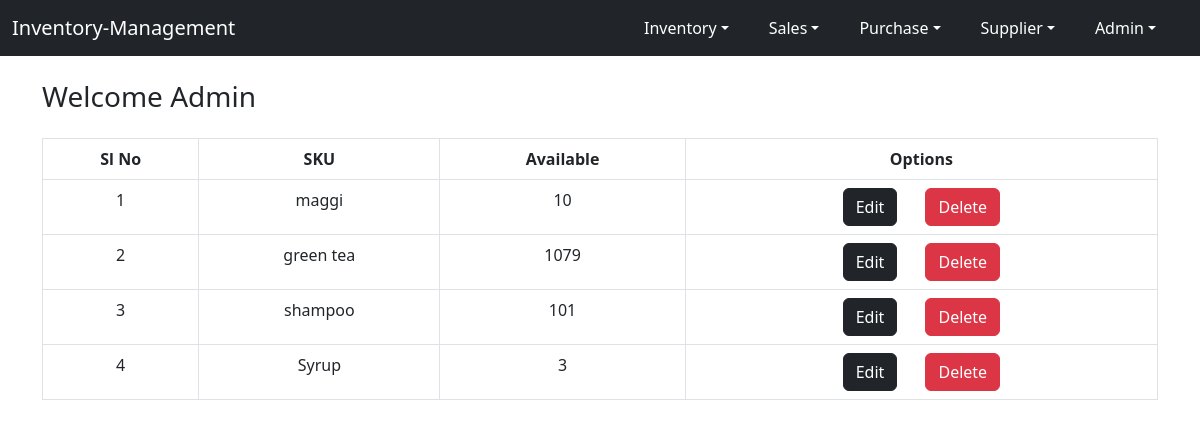
Page /index/ (signed in) on the committed database.
### inventory/models.py (models this page shows, shortened)
class InventoryModel(models.Model):
    sku = models.CharField(max_length=100)
    available_quantity = models.IntegerField()

### inventory/views.py (the view)
# urls.py: path('index/', views.index, name='index'),
@login_required
def index(request):
    model = InventoryModel.objects.all()
    return render(request, 'inventory/index.html', {
        'model': model
    })

### inventory/templates/inventory/index.html (shortened to what this page needs)
{% extends 'base.html' %}
{% block content %}
    <div class='container'>
        <h3 class='mt-4 mb-4'> Welcome {{user.username|capfirst}} </h3>
        <table class="table table-hover table-bordered text-center">
            <thead>
              <tr>
                <th scope="col">Sl No</th>
                <th scope="col">SKU</th>
                <th scope="col">Available</th>
                <th scope="col">Options</th>
              </tr>
            </thead>
            <tbody>
                {% for row in model %}
                    <tr>
                        <td>{{ forloop.counter }}</td>
                        <td>{{ row.sku }}</td>
                        <td>{{ row.available_quantity }}</td>
                        <td><a class='btn btn-dark me-4' href={% url 'edit-stock' row.sku %}>Edit</a>
                            <a class='btn btn-danger' href={% url 'delete-stock' row.sku %}>Delete</a></td>
                    </tr>
                {% endfor %}
            </tbody>
          </table>
    </div>
{% endblock %}

### templates/base.html (shortened to what this page needs)
<!DOCTYPE html>
<html lang="en">
<head>
    <link href="https://cdn.jsdelivr.net/npm/bootstrap@5.2.0-beta1/dist/css/bootstrap.min.css" rel="stylesheet">
</head>
<body>
    <nav class="navbar navbar-expand-lg navbar-dark bg-dark">
        <div class="container-fluid">
            {% if not user.is_authenticated %}
                <a class="navbar-brand" href="{% url 'sign-in' %}">
                    Inventory-Management
                </a>
            {% else %}
                <a class="navbar-brand" href="{% url 'index' %}">
                    Inventory-Management
                </a>
            {% endif %}
            <ul class="nav justify-content-end ">
                {% if not user.is_authenticated %}
                    <li class="nav-item">
                        <a class="nav-link text-white" href="{% url 'sign-up' %}">Sign Up</a>
                    </li>
                 {% else %}
                    <div class="collapse navbar-collapse" id="navbarNavDarkDropdown">
                        <ul class="navbar-nav">
                            <li class="nav-item dropdown me-4">
                                <a class="nav-link text-white dropdown-toggle" href="{% url 'index' %} id="navbarDarkDropdownMenuLink" role="button" data-bs-toggle="dropdown" aria-expanded="false"">Inventory</a>
                            </li>
                            <li class="nav-item dropdown me-4">
                                <a class="nav-link text-white dropdown-toggle" href="{% url 'index' %} id="navbarDarkDropdownMenuLink" role="button" data-bs-toggle="dropdown" aria-expanded="false"">Sales</a>
                            </li>
                            <li class="nav-item dropdown me-4">
                                <a class="nav-link text-white dropdown-toggle" href="#" id="navbarDarkDropdownMenuLink" role="button" data-bs-toggle="dropdown" aria-expanded="false">Purchase</a>
                            </li>
                            <li class="nav-item dropdown me-4">
                                <a class="nav-link text-white dropdown-toggle" href="#" id="navbarDarkDropdownMenuLink" role="button" data-bs-toggle="dropdown" aria-expanded="false">Supplier</a>
                            </li>
                            <li class="nav-item dropdown me-4">
                                <a class="nav-link text-white dropdown-toggle" href="#" id="navbarDarkDropdownMenuLink" role="button" data-bs-toggle="dropdown" aria-expanded="false">{{user.username|capfirst}}</a>
                            </li>
                        </ul>
                    </div>
                {% endif %}
            </ul>
        </div>
    </nav>
    {% block content %}
    {% endblock %}
</body>
</html>

### rows in the picture
InventoryModel: sku "maggi", available_quantity "10"
InventoryModel: sku "green tea", available_quantity "1079"
InventoryModel: sku "shampoo", available_quantity "101"
InventoryModel: sku "Syrup", available_quantity "3"

### other values in the picture
{{ user.username|capfirst }} "Admin"
